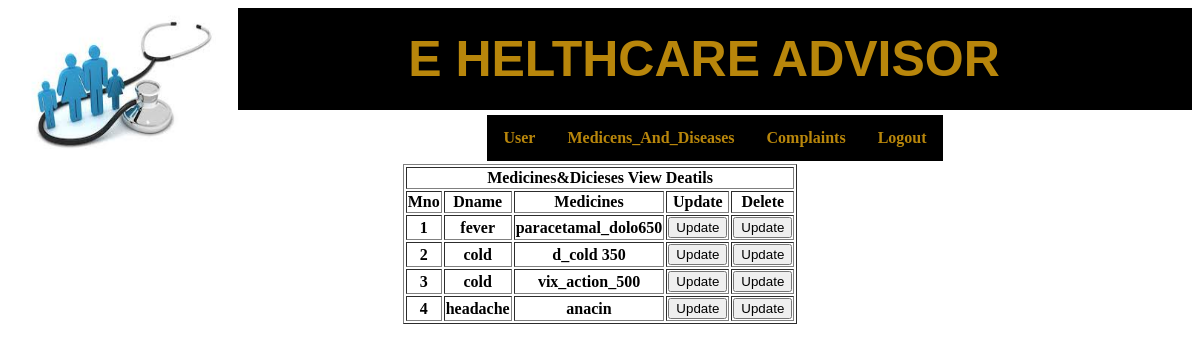
Screenshot of /viewmd/ with the database file from the repository.
### helth_admin/models.py (models this page shows)
class MedicienandDiseasesModel(models.Model):
    mdno=models.IntegerField(primary_key=True)
    dname=models.CharField(max_length=30)
    medicines=models.CharField(max_length=30)

### helth_admin/views.py (the view)
# urls.py: path('viewmd/',views.viewmd,name='viewmd'),
def viewmd(request):
    return render(request, "viewmd.html", {"data": MedicienandDiseasesModel.objects.all()})

### templates/viewmd.html (shortened to what this page needs)
{% include 'home.html' %}
<table align="center" border="1">
    <tr><th colspan="6">Medicines&Dicieses View Deatils</th></tr>
    <tr><th>Mno</th>
        <th>Dname</th>
        <th>Medicines</th>
        <th>Update</th>
        <th>Delete</th>
    </tr>
    {% for x in data %}
        <tr><th>{{ x.mdno }}</th>
        <th>{{ x.dname }}</th>
        <th>{{ x.medicines }}</th>
        <th><form action="{% url 'updatmd' %}" method="post">
            <button type="submit">Update</button>
        </form>
        </th>
        <th><form action="{% url 'deletmd' %}" method="post">
            <button type="submit">Update</button>
        </form>
        </th>
        </tr>
    {% endfor %}
</table>

### templates/home.html
{% include 'title.html' %}

### templates/title.html (shortened to what this page needs)
{% load staticfiles %}
<!DOCTYPE html>
<html>
    <head>
    </head>
    <body>
        <table align="center">
            <tr>
                <img align="left" src="{% static 'images/ehealth.jfif' %}" class="img-rounded" alt="Cinque Terre" width="230" height="150">
                <h1 align="center" style="font-size: 50px;margin: auto; padding: 22px; color: darkgoldenrod;background:black;font-family: 'Arial','Chandas','Roboto Light';">E HELTHCARE ADVISOR</h1>
            </tr>
            <tr align="center"><th>
                <ul>
                    <li class="dropdown">
                        <a href="javascript:void(0)" class="dropbtn">User</a>
                    </li>
                    <li class="dropdown">
                        <a href="javascript:void(0)" class="dropbtn">Medicens_And_Diseases</a>
                    </li>
                    <li class="dropdown">
                        <a href="javascript:void(0)" class="dropbtn">Complaints</a>
                    </li>
                    <li class="dropdown">
                        <a href="{% url 'main' %}" class="dropbtn">Logout</a>
                    </li>
                </ul></th>
            </tr>
        </table>
    </body>
</html>

### rows the page displays
MedicienandDiseasesModel: mdno "1", dname "fever", medicines "paracetamal_dolo650"
MedicienandDiseasesModel: mdno "2", dname "cold", medicines "d_cold 350"
MedicienandDiseasesModel: mdno "3", dname "cold", medicines "vix_action_500"
MedicienandDiseasesModel: mdno "4", dname "headache", medicines "anacin"
